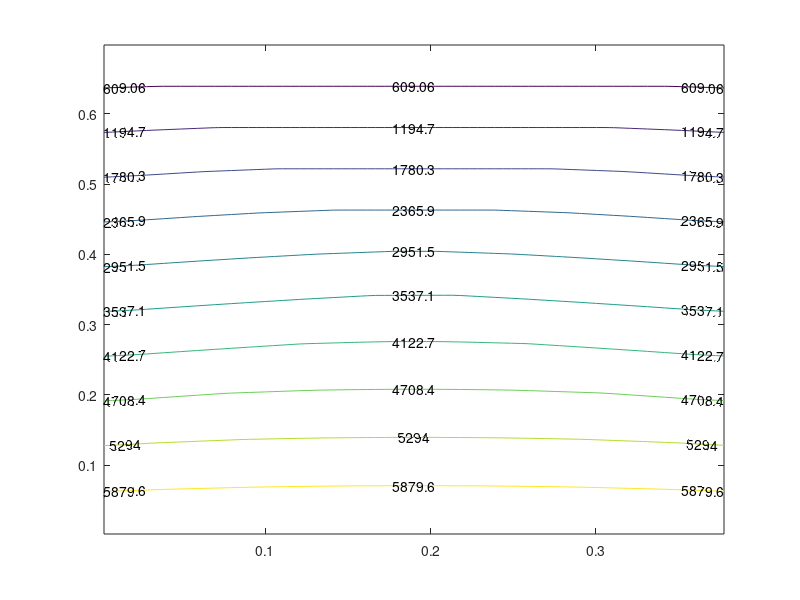

This chart was generated by the following MATLAB code:
x=[	3.800000e-01	3.377778e-01	2.955556e-01	2.533333e-01	2.111111e-01	1.688889e-01	1.266667e-01	8.444444e-02	4.222222e-02	0.000000e+00	3.588889e-01	3.166667e-01	2.744444e-01	2.322222e-01	1.900000e-01	1.477778e-01	1.055556e-01	6.333333e-02	2.111111e-02	3.800000e-01	3.378159e-01	2.955937e-01	2.533715e-01	2.111493e-01	1.689270e-01	1.267048e-01	8.448260e-02	4.226038e-02	0.000000e+00	3.598772e-01	3.167430e-01	2.745208e-01	2.322985e-01	1.900763e-01	1.478541e-01	1.056319e-01	6.340964e-02	2.017274e-02	3.800000e-01	3.394409e-01	2.956700e-01	2.534478e-01	2.112256e-01	1.690034e-01	1.267811e-01	8.455891e-02	4.066164e-02	0.000000e+00	3.600549e-01	3.188640e-01	2.745971e-01	2.323748e-01	1.901526e-01	1.479304e-01	1.057082e-01	6.129215e-02	1.998986e-02	3.800000e-01	3.398866e-01	2.981981e-01	2.535241e-01	2.113019e-01	1.690797e-01	1.268574e-01	8.201231e-02	4.020552e-02	0.000000e+00	3.601236e-01	3.195870e-01	2.774703e-01	2.324512e-01	1.902289e-01	1.480067e-01	1.027947e-01	6.055393e-02	1.991999e-02	3.800000e-01	3.400813e-01	2.991893e-01	2.566970e-01	2.113782e-01	1.691560e-01	1.236231e-01	8.100150e-02	4.000787e-02	0.000000e+00	3.601557e-01	3.199282e-01	2.787156e-01	2.358886e-01	1.903052e-01	1.444867e-01	1.015259e-01	6.020783e-02	1.988749e-02	3.800000e-01	3.401813e-01	2.996852e-01	2.581811e-01	2.150523e-01	1.653784e-01	1.221117e-01	8.049869e-02	3.990669e-02	0.000000e+00	3.601733e-01	3.201136e-01	2.793681e-01	2.375971e-01	1.901061e-01	1.427475e-01	1.008645e-01	6.002022e-02	1.986973e-02	3.800000e-01	3.402401e-01	2.999665e-01	2.589889e-01	2.127113e-01	1.673988e-01	1.212931e-01	8.021412e-02	3.984722e-02	0.000000e+00	3.601842e-01	3.202273e-01	2.797511e-01	2.341515e-01	1.900028e-01	1.458827e-01	1.004770e-01	5.990526e-02	1.985870e-02	3.800000e-01	3.402786e-01	3.001444e-01	2.549437e-01	2.114410e-01	1.684868e-01	1.250252e-01	8.003423e-02	3.980836e-02	0.000000e+00	3.601917e-01	3.203038e-01	2.753515e-01	2.322222e-01	1.899241e-01	1.476386e-01	1.045578e-01	5.982797e-02	1.985117e-02	3.800000e-01	3.403057e-01	2.955128e-01	2.526105e-01	2.106968e-01	1.690829e-01	1.271890e-01	8.434041e-02	3.978096e-02	0.000000e+00	3.601971e-01	3.155064e-01	2.727453e-01	2.310693e-01	1.898549e-01	1.486477e-01	1.069966e-01	6.429306e-02	1.984569e-02	3.800000e-01	3.353813e-01	2.927067e-01	2.511822e-01	2.102196e-01	1.694263e-01	1.284758e-01	8.698001e-02	4.436635e-02	0.000000e+00	3.551754e-01	3.125447e-01	2.711168e-01	2.303188e-01	1.897905e-01	1.492670e-01	1.084849e-01	6.708890e-02	2.452220e-02	3.800000e-01	3.322977e-01	2.909237e-01	2.502348e-01	2.098832e-01	1.696365e-01	1.292936e-01	8.862368e-02	4.728446e-02	0.000000e+00	3.571913e-01	3.106421e-01	2.700188e-01	2.297877e-01	1.897288e-01	1.496736e-01	1.094542e-01	6.885278e-02	2.269990e-02	3.800000e-01	3.355812e-01	2.897109e-01	2.495562e-01	2.096279e-01	1.697705e-01	1.298489e-01	8.970865e-02	4.422803e-02	0.000000e+00	3.585112e-01	3.146945e-01	2.692290e-01	2.293867e-01	1.896691e-01	1.499545e-01	1.101217e-01	6.504409e-02	2.140963e-02	3.800000e-01	3.377202e-01	2.942575e-01	2.490463e-01	2.094233e-01	1.698569e-01	1.302397e-01	8.541637e-02	4.213228e-02	0.000000e+00	3.593327e-01	3.173734e-01	2.741205e-01	2.290745e-01	1.896107e-01	1.501497e-01	1.054925e-01	6.241645e-02	2.060040e-02	3.800000e-01	3.390863e-01	2.973226e-01	2.541954e-01	2.092580e-01	1.699068e-01	1.253595e-01	8.240828e-02	4.078537e-02	0.000000e+00	3.598680e-01	3.191304e-01	2.774805e-01	2.344263e-01	1.895537e-01	1.450724e-01	1.021938e-01	6.068327e-02	2.007157e-02];
y=[	0.000000e+00	0.000000e+00	0.000000e+00	0.000000e+00	0.000000e+00	0.000000e+00	0.000000e+00	0.000000e+00	0.000000e+00	0.000000e+00	3.528318e-02	3.528318e-02	3.528318e-02	3.528318e-02	3.528318e-02	3.528318e-02	3.528318e-02	3.528318e-02	3.528318e-02	6.778290e-02	7.056633e-02	7.056633e-02	7.056633e-02	7.056633e-02	7.056633e-02	7.056633e-02	7.056633e-02	7.056633e-02	6.783962e-02	1.059673e-01	1.058495e-01	1.058495e-01	1.058495e-01	1.058495e-01	1.058495e-01	1.058495e-01	1.058495e-01	1.060938e-01	1.358027e-01	1.426444e-01	1.411326e-01	1.411326e-01	1.411326e-01	1.411326e-01	1.411326e-01	1.411326e-01	1.428163e-01	1.360205e-01	1.743075e-01	1.789559e-01	1.764158e-01	1.764158e-01	1.764158e-01	1.764158e-01	1.764158e-01	1.791698e-01	1.745986e-01	2.034330e-01	2.117513e-01	2.150537e-01	2.116989e-01	2.116989e-01	2.116989e-01	2.116989e-01	2.153076e-01	2.121016e-01	2.037982e-01	2.421261e-01	2.487747e-01	2.510109e-01	2.469821e-01	2.469821e-01	2.469821e-01	2.513036e-01	2.491790e-01	2.425673e-01	2.709411e-01	2.800002e-01	2.855160e-01	2.868685e-01	2.822652e-01	2.822652e-01	2.871989e-01	2.859711e-01	2.805070e-01	2.714511e-01	3.097523e-01	3.174699e-01	3.220544e-01	3.226517e-01	3.175484e-01	3.230192e-01	3.225577e-01	3.180375e-01	3.103401e-01	3.384045e-01	3.478940e-01	3.546463e-01	3.584395e-01	3.583773e-01	3.587812e-01	3.589893e-01	3.552709e-01	3.485514e-01	3.390590e-01	3.772953e-01	3.856624e-01	3.915995e-01	3.947048e-01	4.005773e-01	3.952995e-01	3.922783e-01	3.863845e-01	3.780288e-01	4.058495e-01	4.156186e-01	4.231454e-01	4.283771e-01	4.378905e-01	4.380552e-01	4.291079e-01	4.239287e-01	4.164240e-01	4.066484e-01	4.447972e-01	4.536001e-01	4.604027e-01	4.724690e-01	4.763172e-01	4.727459e-01	4.612443e-01	4.544731e-01	4.456760e-01	4.732861e-01	4.832518e-01	4.913104e-01	5.053324e-01	5.117633e-01	5.118749e-01	5.056983e-01	4.922476e-01	4.842042e-01	4.742294e-01	5.122764e-01	5.213932e-01	5.370247e-01	5.454278e-01	5.481133e-01	5.456271e-01	5.374658e-01	5.224153e-01	5.133002e-01	5.407185e-01	5.508304e-01	5.678492e-01	5.778693e-01	5.825091e-01	5.825967e-01	5.781429e-01	5.683562e-01	5.519292e-01	5.418063e-01	5.797418e-01	5.979926e-01	6.094019e-01	6.156351e-01	6.176678e-01	6.157965e-01	6.097403e-01	5.985583e-01	5.809106e-01	6.081487e-01	6.275797e-01	6.402190e-01	6.478146e-01	6.514259e-01	6.514997e-01	6.480405e-01	6.406151e-01	6.281983e-01	6.093811e-01	6.567080e-01	6.704504e-01	6.792474e-01	6.842030e-01	6.858497e-01	6.843411e-01	6.795306e-01	6.708985e-01	6.573743e-01	6.925460e-01	7.001974e-01	7.100677e-01	7.162048e-01	7.191866e-01	7.192509e-01	7.164002e-01	7.104028e-01	7.006924e-01	6.927596e-01	7.370957e-01	7.403806e-01	7.475697e-01	7.517214e-01	7.531173e-01	7.518430e-01	7.478167e-01	7.407622e-01	7.371065e-01	7.700659e-01	7.781117e-01	7.784057e-01	7.835966e-01	7.861566e-01	7.862139e-01	7.837699e-01	7.786993e-01	7.779870e-01	7.699133e-01	8.120755e-01	8.169048e-01	8.149231e-01	8.185148e-01	8.197339e-01	8.186238e-01	8.151429e-01	8.166723e-01	8.117734e-01	8.431135e-01	8.516481e-01	8.541410e-01	8.503057e-01	8.525524e-01	8.526041e-01	8.504612e-01	8.538162e-01	8.512279e-01	8.426937e-01	8.835695e-01	8.896126e-01	8.902029e-01	8.847859e-01	8.858635e-01	8.848842e-01	8.897965e-01	8.890907e-01	8.830225e-01	9.133874e-01	9.222349e-01	9.263623e-01	9.253300e-01	9.185211e-01	9.185677e-01	9.248499e-01	9.257501e-01	9.215795e-01	9.127416e-01	9.528416e-01	9.596460e-01	9.621434e-01	9.596842e-01	9.516332e-01	9.591367e-01	9.614493e-01	9.588938e-01	9.520804e-01];
sigma=[	0.000000e+00	0.000000e+00	0.000000e+00	0.000000e+00	0.000000e+00	0.000000e+00	0.000000e+00	0.000000e+00	0.000000e+00	0.000000e+00	3.521728e+02	3.521728e+02	3.521728e+02	3.521728e+02	3.521728e+02	3.521728e+02	3.521728e+02	3.521728e+02	3.521728e+02	6.497917e+02	7.043453e+02	7.043453e+02	7.043453e+02	7.043453e+02	7.043453e+02	7.043453e+02	7.043453e+02	7.043453e+02	6.503246e+02	1.018769e+03	1.056518e+03	1.056518e+03	1.056518e+03	1.056518e+03	1.056518e+03	1.056518e+03	1.056518e+03	1.019432e+03	1.278117e+03	1.385008e+03	1.408690e+03	1.408690e+03	1.408690e+03	1.408690e+03	1.408690e+03	1.408690e+03	1.385829e+03	1.279420e+03	1.650028e+03	1.747593e+03	1.760863e+03	1.760863e+03	1.760863e+03	1.760863e+03	1.760863e+03	1.748540e+03	1.651587e+03	1.900134e+03	2.023987e+03	2.108045e+03	2.113035e+03	2.113035e+03	2.113035e+03	2.113035e+03	2.109095e+03	2.025848e+03	1.902163e+03	2.274878e+03	2.393715e+03	2.467093e+03	2.465208e+03	2.465208e+03	2.465208e+03	2.468234e+03	2.395826e+03	2.277234e+03	2.521387e+03	2.653195e+03	2.760611e+03	2.825148e+03	2.817380e+03	2.817380e+03	2.826368e+03	2.762937e+03	2.655922e+03	2.524167e+03	2.898014e+03	3.027425e+03	3.125474e+03	3.182460e+03	3.169553e+03	3.183752e+03	3.127989e+03	3.030471e+03	2.901157e+03	3.142705e+03	3.279054e+03	3.398697e+03	3.488803e+03	3.539196e+03	3.540556e+03	3.491487e+03	3.402023e+03	3.282608e+03	3.146250e+03	3.520562e+03	3.656307e+03	3.767725e+03	3.850932e+03	3.920282e+03	3.853771e+03	3.771302e+03	3.660222e+03	3.524492e+03	3.764148e+03	3.903454e+03	4.030674e+03	4.134988e+03	4.242380e+03	4.243568e+03	4.138794e+03	4.034914e+03	3.907820e+03	3.768467e+03	4.142847e+03	4.282870e+03	4.402765e+03	4.535986e+03	4.575731e+03	4.537872e+03	4.407299e+03	4.287628e+03	4.147562e+03	4.385681e+03	4.527079e+03	4.659538e+03	4.812608e+03	4.878563e+03	4.879253e+03	4.814976e+03	4.664651e+03	4.532250e+03	4.390776e+03	4.764986e+03	4.908122e+03	5.077681e+03	5.163713e+03	5.190524e+03	5.164874e+03	5.080399e+03	4.913706e+03	4.770487e+03	5.007271e+03	5.150235e+03	5.334128e+03	5.436774e+03	5.483472e+03	5.483939e+03	5.438274e+03	5.337102e+03	5.156205e+03	5.013146e+03	5.387035e+03	5.583743e+03	5.700780e+03	5.763836e+03	5.784089e+03	5.764639e+03	5.702525e+03	5.586899e+03	5.393320e+03	5.628901e+03	5.827734e+03	5.957598e+03	6.034752e+03	6.071199e+03	6.071533e+03	6.035797e+03	5.959516e+03	5.831015e+03	5.635555e+03	6.067054e+03	6.208489e+03	6.298153e+03	6.348496e+03	6.364960e+03	6.349071e+03	6.299368e+03	6.210522e+03	6.070406e+03	6.356656e+03	6.454445e+03	6.555350e+03	6.617977e+03	6.648233e+03	6.648474e+03	6.618722e+03	6.556677e+03	6.456540e+03	6.357113e+03	6.733774e+03	6.807371e+03	6.880998e+03	6.923409e+03	6.937401e+03	6.923819e+03	6.881854e+03	6.808758e+03	6.733362e+03	6.988206e+03	7.095700e+03	7.138621e+03	7.191884e+03	7.217964e+03	7.218134e+03	7.192406e+03	7.139537e+03	7.094339e+03	6.986897e+03	7.334810e+03	7.435248e+03	7.454754e+03	7.491600e+03	7.503831e+03	7.491882e+03	7.455336e+03	7.433197e+03	7.332734e+03	7.569638e+03	7.682825e+03	7.759141e+03	7.759434e+03	7.782384e+03	7.782496e+03	7.759776e+03	7.756553e+03	7.679946e+03	7.566871e+03	7.900477e+03	8.014628e+03	8.071154e+03	8.054948e+03	8.065760e+03	8.055121e+03	8.068136e+03	8.011108e+03	7.897022e+03	8.124295e+03	8.239914e+03	8.334108e+03	8.373648e+03	8.342855e+03	8.342916e+03	8.370279e+03	8.330060e+03	8.235741e+03	8.120251e+03	8.445862e+03	8.566593e+03	8.643702e+03	8.668234e+03	8.624370e+03	8.664580e+03	8.639212e+03	8.561821e+03	8.441196e+03];
sai=[	1.570796e+00	1.570796e+00	1.570796e+00	1.570796e+00	1.570796e+00	1.570796e+00	1.570796e+00	1.570796e+00	1.570796e+00	1.570796e+00	1.570000e+00	1.570000e+00	1.570000e+00	1.570000e+00	1.570000e+00	1.570000e+00	1.570000e+00	1.570000e+00	1.570000e+00	1.497822e+00	1.570000e+00	1.570000e+00	1.570000e+00	1.570000e+00	1.570000e+00	1.570000e+00	1.570000e+00	1.570000e+00	1.643771e+00	1.535398e+00	1.570000e+00	1.570000e+00	1.570000e+00	1.570000e+00	1.570000e+00	1.570000e+00	1.570000e+00	1.605659e+00	1.497822e+00	1.544507e+00	1.570000e+00	1.570000e+00	1.570000e+00	1.570000e+00	1.570000e+00	1.570000e+00	1.596484e+00	1.643771e+00	1.521257e+00	1.549813e+00	1.570000e+00	1.570000e+00	1.570000e+00	1.570000e+00	1.570000e+00	1.591140e+00	1.620060e+00	1.497822e+00	1.530090e+00	1.553297e+00	1.570000e+00	1.570000e+00	1.570000e+00	1.570000e+00	1.587630e+00	1.611137e+00	1.643771e+00	1.514471e+00	1.536177e+00	1.555764e+00	1.570000e+00	1.570000e+00	1.570000e+00	1.585145e+00	1.604988e+00	1.626939e+00	1.497822e+00	1.522176e+00	1.540638e+00	1.557605e+00	1.570000e+00	1.570000e+00	1.583290e+00	1.600481e+00	1.619153e+00	1.643771e+00	1.510685e+00	1.527964e+00	1.544055e+00	1.559032e+00	1.570000e+00	1.581853e+00	1.597029e+00	1.613304e+00	1.630771e+00	1.497822e+00	1.517359e+00	1.532483e+00	1.546758e+00	1.560171e+00	1.580705e+00	1.594298e+00	1.608738e+00	1.624026e+00	1.643771e+00	1.508305e+00	1.522648e+00	1.536113e+00	1.548951e+00	1.570796e+00	1.592081e+00	1.605069e+00	1.618681e+00	1.633176e+00	1.497822e+00	1.514146e+00	1.526951e+00	1.539096e+00	1.559804e+00	1.581883e+00	1.602054e+00	1.614332e+00	1.627274e+00	1.643771e+00	1.506676e+00	1.518946e+00	1.530524e+00	1.550119e+00	1.570887e+00	1.591640e+00	1.610721e+00	1.622423e+00	1.634823e+00	1.497822e+00	1.511850e+00	1.522967e+00	1.541646e+00	1.561196e+00	1.580644e+00	1.600171e+00	1.618360e+00	1.629595e+00	1.643771e+00	1.505488e+00	1.516217e+00	1.534134e+00	1.552689e+00	1.570950e+00	1.589204e+00	1.607733e+00	1.625182e+00	1.636024e+00	1.497822e+00	1.510126e+00	1.527389e+00	1.545121e+00	1.562420e+00	1.579529e+00	1.596817e+00	1.614522e+00	1.631338e+00	1.643771e+00	1.504584e+00	1.521274e+00	1.538304e+00	1.554809e+00	1.570997e+00	1.587181e+00	1.603674e+00	1.620677e+00	1.636938e+00	1.497822e+00	1.515688e+00	1.532106e+00	1.547936e+00	1.563366e+00	1.578666e+00	1.594091e+00	1.609910e+00	1.626300e+00	1.643771e+00	1.510554e+00	1.526427e+00	1.541671e+00	1.556460e+00	1.571034e+00	1.585606e+00	1.600389e+00	1.615621e+00	1.631468e+00	1.497822e+00	1.521195e+00	1.535920e+00	1.550152e+00	1.564113e+00	1.577987e+00	1.591945e+00	1.606171e+00	1.620884e+00	1.643771e+00	1.511760e+00	1.530610e+00	1.544350e+00	1.557779e+00	1.571065e+00	1.584349e+00	1.597775e+00	1.611510e+00	1.630011e+00	1.497822e+00	1.521273e+00	1.538983e+00	1.551944e+00	1.564720e+00	1.577436e+00	1.590211e+00	1.603169e+00	1.620550e+00	1.643771e+00	1.511027e+00	1.529738e+00	1.546538e+00	1.558865e+00	1.571091e+00	1.583316e+00	1.595642e+00	1.612126e+00	1.630667e+00	1.497822e+00	1.519683e+00	1.537382e+00	1.553432e+00	1.565227e+00	1.576978e+00	1.588771e+00	1.604519e+00	1.622058e+00	1.643771e+00	1.509976e+00	1.527497e+00	1.544363e+00	1.559778e+00	1.571113e+00	1.582448e+00	1.597569e+00	1.614283e+00	1.631690e+00	1.497822e+00	1.517976e+00	1.534636e+00	1.550794e+00	1.565657e+00	1.576589e+00	1.591167e+00	1.607179e+00	1.623732e+00	1.643771e+00	1.509031e+00	1.525283e+00	1.541213e+00	1.556757e+00	1.571132e+00	1.585230e+00	1.600633e+00	1.616461e+00	1.632623e+00];
dx=[	2.567568e-03	7.702703e-03	1.283784e-02	1.797297e-02	2.310811e-02	2.824324e-02	3.337838e-02	3.851351e-02	4.364865e-02	4.878378e-02	5.391892e-02	5.905405e-02	6.418919e-02	6.932432e-02	7.445946e-02	7.959459e-02	8.472973e-02	8.986486e-02	9.500000e-02	1.001351e-01	1.052703e-01	1.104054e-01	1.155405e-01	1.206757e-01	1.258108e-01	1.309459e-01	1.360811e-01	1.412162e-01	1.463514e-01	1.514865e-01	1.566216e-01	1.617568e-01	1.668919e-01	1.720270e-01	1.771622e-01	1.822973e-01	1.874324e-01	1.925676e-01	1.977027e-01	2.028378e-01	2.079730e-01	2.131081e-01	2.182432e-01	2.233784e-01	2.285135e-01	2.336486e-01	2.387838e-01	2.439189e-01	2.490541e-01	2.541892e-01	2.593243e-01	2.644595e-01	2.695946e-01	2.747297e-01	2.798649e-01	2.850000e-01	2.901351e-01	2.952703e-01	3.004054e-01	3.055405e-01	3.106757e-01	3.158108e-01	3.209459e-01	3.260811e-01	3.312162e-01	3.363514e-01	3.414865e-01	3.466216e-01	3.517568e-01	3.568919e-01	3.620270e-01	3.671622e-01	3.722973e-01	3.774324e-01];
dy=[	2.348993e-03	7.046980e-03	1.174497e-02	1.644295e-02	2.114094e-02	2.583893e-02	3.053691e-02	3.523490e-02	3.993289e-02	4.463087e-02	4.932886e-02	5.402685e-02	5.872483e-02	6.342282e-02	6.812081e-02	7.281879e-02	7.751678e-02	8.221477e-02	8.691275e-02	9.161074e-02	9.630872e-02	1.010067e-01	1.057047e-01	1.104027e-01	1.151007e-01	1.197987e-01	1.244966e-01	1.291946e-01	1.338926e-01	1.385906e-01	1.432886e-01	1.479866e-01	1.526846e-01	1.573826e-01	1.620805e-01	1.667785e-01	1.714765e-01	1.761745e-01	1.808725e-01	1.855705e-01	1.902685e-01	1.949664e-01	1.996644e-01	2.043624e-01	2.090604e-01	2.137584e-01	2.184564e-01	2.231544e-01	2.278523e-01	2.325503e-01	2.372483e-01	2.419463e-01	2.466443e-01	2.513423e-01	2.560403e-01	2.607383e-01	2.654362e-01	2.701342e-01	2.748322e-01	2.795302e-01	2.842282e-01	2.889262e-01	2.936242e-01	2.983221e-01	3.030201e-01	3.077181e-01	3.124161e-01	3.171141e-01	3.218121e-01	3.265101e-01	3.312081e-01	3.359060e-01	3.406040e-01	3.453020e-01	3.500000e-01	3.546980e-01	3.593960e-01	3.640940e-01	3.687919e-01	3.734899e-01	3.781879e-01	3.828859e-01	3.875839e-01	3.922819e-01	3.969799e-01	4.016779e-01	4.063758e-01	4.110738e-01	4.157718e-01	4.204698e-01	4.251678e-01	4.298658e-01	4.345638e-01	4.392617e-01	4.439597e-01	4.486577e-01	4.533557e-01	4.580537e-01	4.627517e-01	4.674497e-01	4.721477e-01	4.768456e-01	4.815436e-01	4.862416e-01	4.909396e-01	4.956376e-01	5.003356e-01	5.050336e-01	5.097315e-01	5.144295e-01	5.191275e-01	5.238255e-01	5.285235e-01	5.332215e-01	5.379195e-01	5.426174e-01	5.473154e-01	5.520134e-01	5.567114e-01	5.614094e-01	5.661074e-01	5.708054e-01	5.755034e-01	5.802013e-01	5.848993e-01	5.895973e-01	5.942953e-01	5.989933e-01	6.036913e-01	6.083893e-01	6.130872e-01	6.177852e-01	6.224832e-01	6.271812e-01	6.318792e-01	6.365772e-01	6.412752e-01	6.459732e-01	6.506711e-01	6.553691e-01	6.600671e-01	6.647651e-01	6.694631e-01	6.741611e-01	6.788591e-01	6.835570e-01	6.882550e-01	6.929530e-01	6.976510e-01];
[x1,y1]=meshgrid(dx,dy);
[x1,y1,sigma_w]=griddata(x,0.700000-y,sigma,x1,y1);
[x1,y1,sai_w]=griddata(x,0.700000-y,sai,x1,y1);
 cs = contour(x1,y1,sigma_w);
clabel(cs)
fid1=fopen('1.4.Stress_Distribution.inp','w+');
 for i=1:149,
 for j=1:74,
fprintf(fid1, '%e %e \n',sigma_w(i,j),sai_w(i,j));
end
end
fclose(fid1);